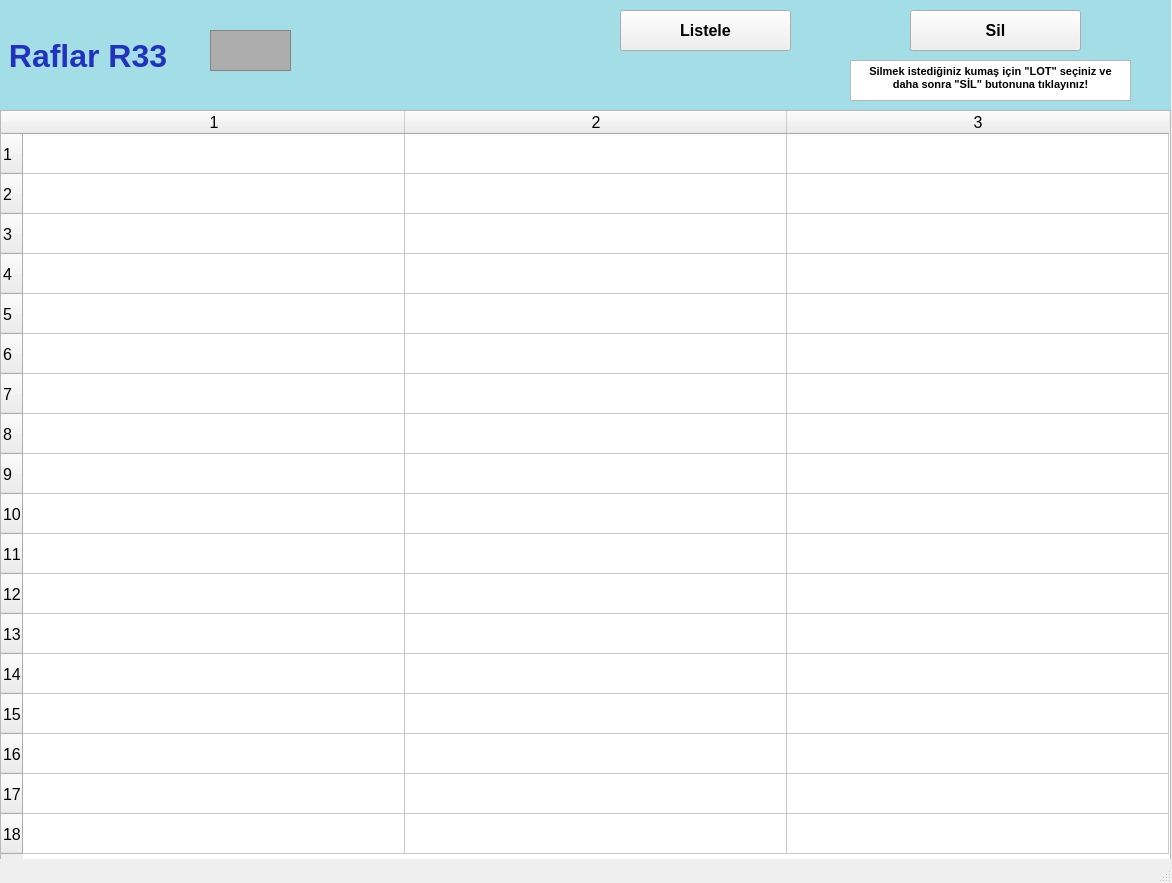
<?xml version="1.0" encoding="UTF-8"?>
<ui version="4.0">
 <class>raflarR33_ekran</class>
 <widget class="QMainWindow" name="raflarR33_ekran">
  <property name="geometry">
   <rect>
    <x>0</x>
    <y>0</y>
    <width>1172</width>
    <height>883</height>
   </rect>
  </property>
  <property name="font">
   <font>
    <pointsize>12</pointsize>
    <weight>50</weight>
    <bold>false</bold>
    <kerning>false</kerning>
   </font>
  </property>
  <property name="windowTitle">
   <string/>
  </property>
  <widget class="QWidget" name="centralwidget">
   <widget class="QLabel" name="raflarR1yazi_lbl">
    <property name="geometry">
     <rect>
      <x>0</x>
      <y>0</y>
      <width>1171</width>
      <height>111</height>
     </rect>
    </property>
    <property name="font">
     <font>
      <pointsize>24</pointsize>
      <weight>75</weight>
      <bold>true</bold>
     </font>
    </property>
    <property name="styleSheet">
     <string notr="true">background-color: rgb(163, 221, 229);
color: rgb(34, 50, 190);</string>
    </property>
    <property name="text">
     <string> Raflar R33</string>
    </property>
   </widget>
   <widget class="QFrame" name="raflarR1_img">
    <property name="geometry">
     <rect>
      <x>210</x>
      <y>30</y>
      <width>81</width>
      <height>41</height>
     </rect>
    </property>
    <property name="styleSheet">
     <string notr="true">background-color: rgb(173, 173, 173);</string>
    </property>
    <property name="frameShape">
     <enum>QFrame::StyledPanel</enum>
    </property>
    <property name="frameShadow">
     <enum>QFrame::Raised</enum>
    </property>
   </widget>
   <widget class="QTableWidget" name="R33_tw">
    <property name="geometry">
     <rect>
      <x>0</x>
      <y>110</y>
      <width>1171</width>
      <height>751</height>
     </rect>
    </property>
    <property name="baseSize">
     <size>
      <width>0</width>
      <height>0</height>
     </size>
    </property>
    <property name="rowCount">
     <number>18</number>
    </property>
    <property name="columnCount">
     <number>3</number>
    </property>
    <attribute name="horizontalHeaderVisible">
     <bool>true</bool>
    </attribute>
    <attribute name="horizontalHeaderCascadingSectionResizes">
     <bool>false</bool>
    </attribute>
    <attribute name="horizontalHeaderDefaultSectionSize">
     <number>382</number>
    </attribute>
    <attribute name="horizontalHeaderMinimumSectionSize">
     <number>38</number>
    </attribute>
    <attribute name="verticalHeaderDefaultSectionSize">
     <number>40</number>
    </attribute>
    <attribute name="verticalHeaderMinimumSectionSize">
     <number>23</number>
    </attribute>
    <row/>
    <row/>
    <row/>
    <row/>
    <row/>
    <row/>
    <row/>
    <row/>
    <row/>
    <row/>
    <row/>
    <row/>
    <row/>
    <row/>
    <row/>
    <row/>
    <row/>
    <row/>
    <column/>
    <column/>
    <column/>
   </widget>
   <widget class="QPushButton" name="listeleR33_btn">
    <property name="geometry">
     <rect>
      <x>620</x>
      <y>10</y>
      <width>171</width>
      <height>41</height>
     </rect>
    </property>
    <property name="font">
     <font>
      <pointsize>12</pointsize>
      <weight>75</weight>
      <bold>true</bold>
     </font>
    </property>
    <property name="text">
     <string>Listele</string>
    </property>
   </widget>
   <widget class="QPushButton" name="silR33_btn">
    <property name="geometry">
     <rect>
      <x>910</x>
      <y>10</y>
      <width>171</width>
      <height>41</height>
     </rect>
    </property>
    <property name="font">
     <font>
      <pointsize>12</pointsize>
      <weight>75</weight>
      <bold>true</bold>
     </font>
    </property>
    <property name="text">
     <string>Sil</string>
    </property>
   </widget>
   <widget class="QTextBrowser" name="textBrowser">
    <property name="geometry">
     <rect>
      <x>850</x>
      <y>60</y>
      <width>281</width>
      <height>41</height>
     </rect>
    </property>
    <property name="html">
     <string>&lt;!DOCTYPE HTML PUBLIC &quot;-//W3C//DTD HTML 4.0//EN&quot; &quot;http://www.w3.org/TR/REC-html40/strict.dtd&quot;&gt;
&lt;html&gt;&lt;head&gt;&lt;meta name=&quot;qrichtext&quot; content=&quot;1&quot; /&gt;&lt;style type=&quot;text/css&quot;&gt;
p, li { white-space: pre-wrap; }
&lt;/style&gt;&lt;/head&gt;&lt;body style=&quot; font-family:'MS Shell Dlg 2'; font-size:12pt; font-weight:400; font-style:normal;&quot;&gt;
&lt;p align=&quot;center&quot; style=&quot; margin-top:0px; margin-bottom:0px; margin-left:0px; margin-right:0px; -qt-block-indent:0; text-indent:0px;&quot;&gt;&lt;span style=&quot; font-size:8pt; font-weight:600;&quot;&gt;Silmek istediğiniz kumaş için &amp;quot;LOT&amp;quot; seçiniz ve daha sonra &amp;quot;SİL&amp;quot; butonuna tıklayınız!&lt;/span&gt;&lt;/p&gt;&lt;/body&gt;&lt;/html&gt;</string>
    </property>
   </widget>
  </widget>
  <widget class="QStatusBar" name="statusbar"/>
 </widget>
 <resources/>
 <connections/>
</ui>
